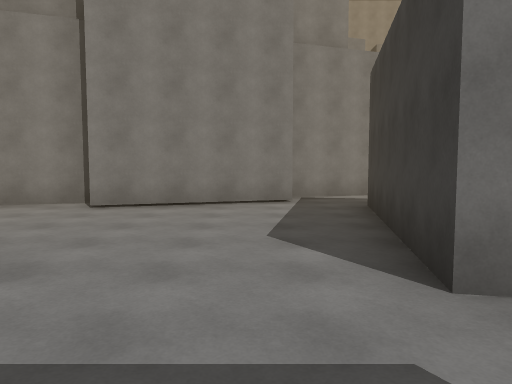
View 1 (above)

16 first-person views from a walk through a scene from a Unity 3-D project. The camera is 1.5 m above the floor, tilts 4° down and sees 70° across. The floor is counted in squares, 2 m on a side. Each view is taken from the middle of a square. On the plan, view 1 faces up. The plan holds only what a view shows up to about 11 squares ahead; the rest is blank. The place goes on beyond the plan. The player character is not drawn. Surface patterns are stand-ins for the level's own textures.

View 2
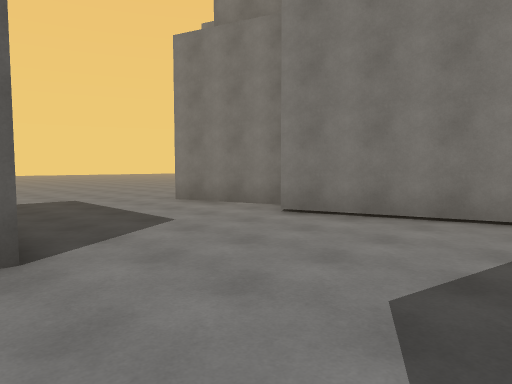

View 3
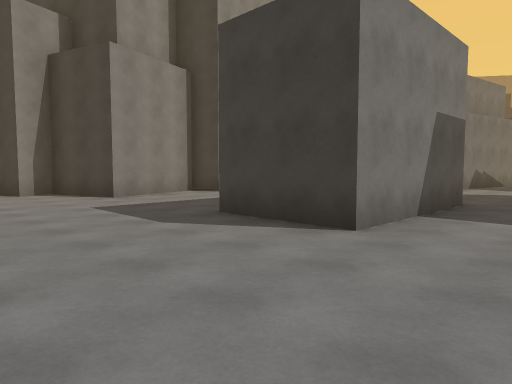

View 4
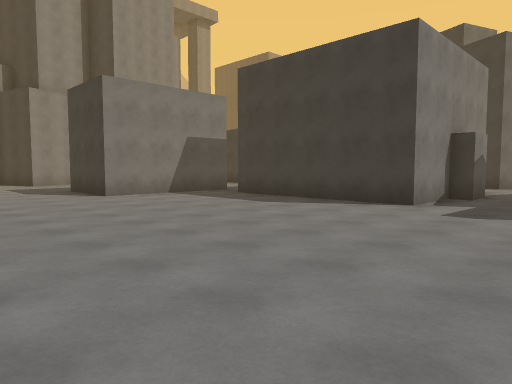

View 5
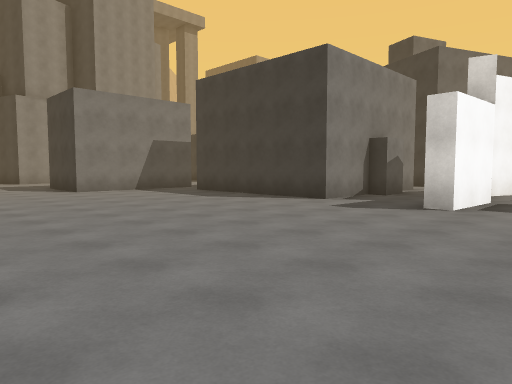

View 6
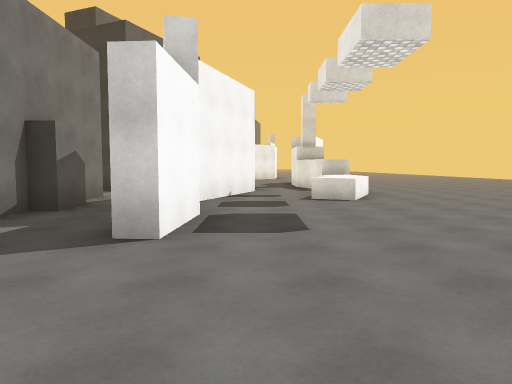

View 7
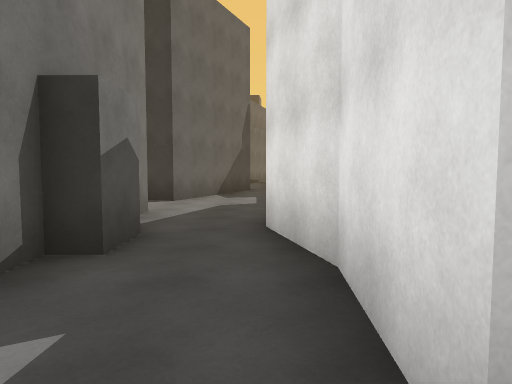

View 8
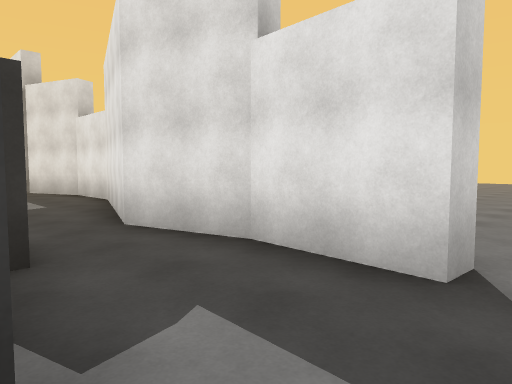

View 9
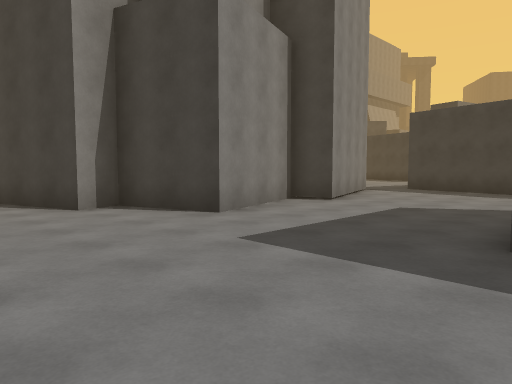

View 10
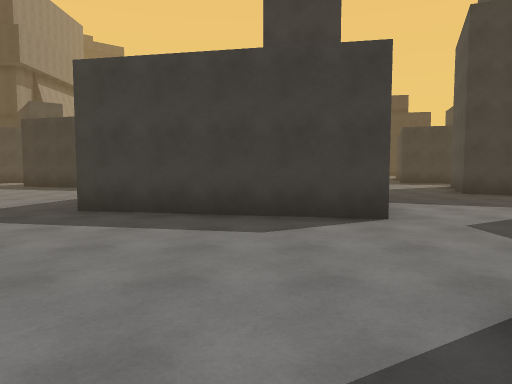

View 11
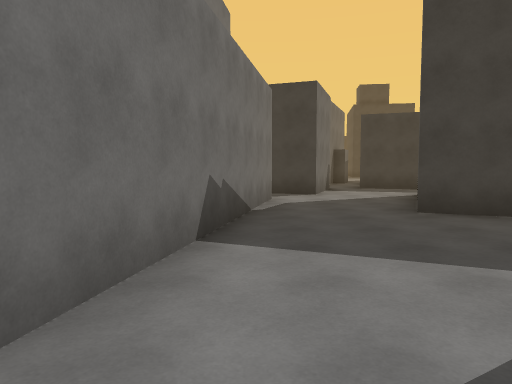

View 12
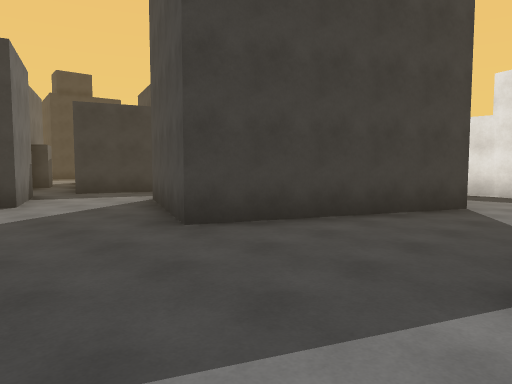

View 13
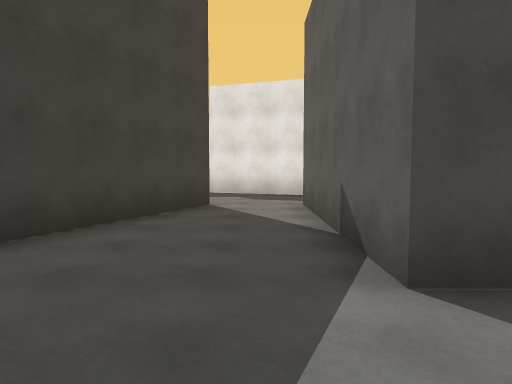

View 14
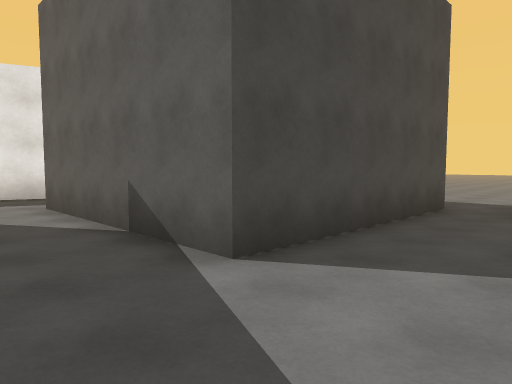

View 15
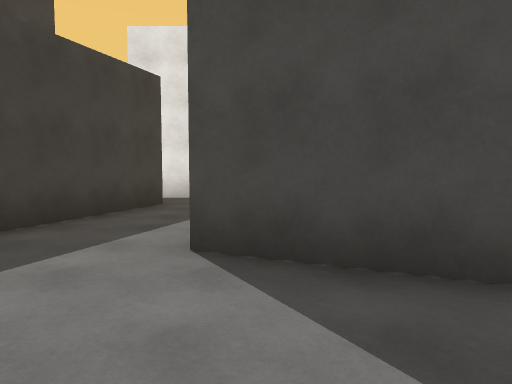

View 16
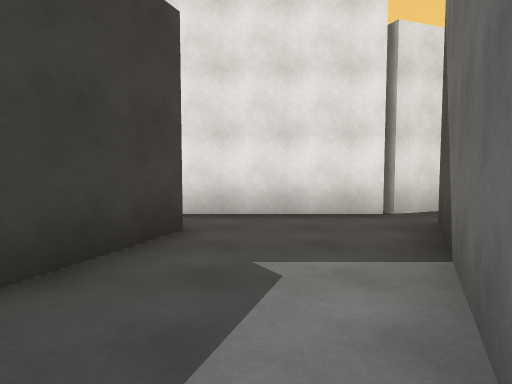

### Floor plan
Key: @ floor where view 1 was taken; # wall or solid block; x gap in a wall; . floor; B building; L block.
Columns run from 10 left of view 1 to 13 right of it. Each row starts with its distance up from view 1.
 11   BB            ..
 10  .BBB      BBB....
  9  .BBB      BB....
  8  ...BBBB BBB....
  7  ...BB.BBB..#
  6 ............#
  5 ............#
  4 ............#
  3 ............#
  2 ....#   #...#####
  1 ....#    .......###. #
  0 ....####..@.........##
 -1 .......######........##
 -2 .......#    #...##......
 -3  ......#    #...####...#
 -4  ......#    #..##  #..##
 -5  ......#    #..#  ##..#
 -6 .......###L##.### #...#
 -7 ................###..##
 -8 .................x....
 -9 .......########.######
-10 ..............###
-11 ...............

Where each view was taken, in squares from view 1:
view 1: 0 up, 0 right, facing up
view 2: 2 up, 1 right, facing up-left
view 3: 2 down, 10 left, facing up-right
view 4: 9 down, 10 left, facing up-right
view 5: 11 down, 10 left, facing up-right
view 6: 10 down, 7 left, facing right
view 7: 8 down, 4 left, facing right
view 8: 6 down, 4 left, facing down-right
view 9: 2 up, 10 left, facing up-right
view 10: 4 up, 4 left, facing right
view 11: 1 up, 0 right, facing right
view 12: 1 up, 2 right, facing down-right
view 13: 1 up, 3 right, facing down
view 14: 1 up, 4 right, facing down-left
view 15: 0 up, 9 right, facing down
view 16: 3 down, 10 right, facing down
